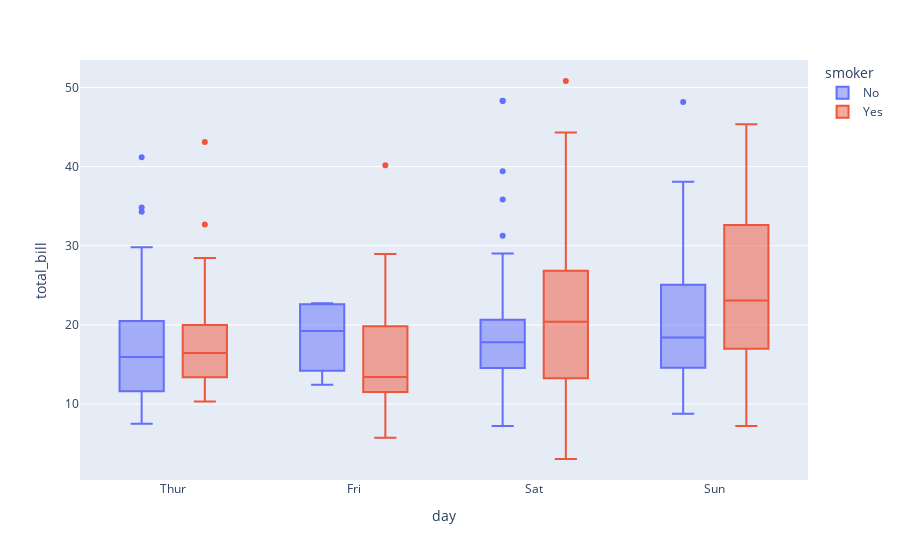

Here is the notebook cell this chart was saved with:
### Code cell
px.box(tips,x = 'day',y='total_bill', color='smoker', category_orders= {'day': ["Thur","Fri","Sat", "Sun"]})

### Figure 1 — Plotly figure (JSON) as saved in the notebook; plotly's stock layout.template omitted (floating-point values rounded to 4 significant figures; data arrays with more than 128 entries replaced by an {"elided": "..."} marker saying what was removed)
{"data": [{"alignmentgroup": "True", "hovertemplate": "smoker=No<br>day=%{x}<br>total_bill=%{y}<extra></extra>", "legendgroup": "No", "marker": {"color": "#636efa"}, "name": "No", "notched": false, "offsetgroup": "No", "orientation": "v", "showlegend": true, "type": "box", "x": {"elided": "151 str values"}, "x0": " ", "xaxis": "x", "y": {"elided": "151 float values"}, "y0": " ", "yaxis": "y"}, {"alignmentgroup": "True", "hovertemplate": "smoker=Yes<br>day=%{x}<br>total_bill=%{y}<extra></extra>", "legendgroup": "Yes", "marker": {"color": "#EF553B"}, "name": "Yes", "notched": false, "offsetgroup": "Yes", "orientation": "v", "showlegend": true, "type": "box", "x": ["Sat", "Sat", "Sat", "Sat", "Sat", "Sat", "Sat", "Sat", "Sat", "Sat", "Sat", "Thur", "Thur", "Fri", "Fri", "Fri", "Fri", "Fri", "Fri", "Fri", "Fri", "Fri", "Sat", "Sat", "Sat", "Sat", "Sat", "Sat", "Thur", "Sun", "Sat", "Sat", "Sat", "Sat", "Sun", "Sun", "Sun", "Sun", "Sun", "Sun", "Sun", "Sun", "Sun", "Sun", "Sun", "Sun", "Sun", "Sun", "Sun", "Sun", "Sun", "Sun", "Thur", "Thur", "Thur", "Thur", "Thur", "Thur", "Thur", "Thur", "Thur", "Thur", "Thur", "Thur", "Thur", "Thur", "Sat", "Sat", "Sat", "Sat", "Sat", "Sat", "Sat", "Sat", "Sat", "Sat", "Sat", "Sat", "Sat", "Fri", "Fri", "Fri", "Fri", "Fri", "Fri", "Sat", "Sat", "Sat", "Sat", "Sat", "Sat", "Sat", "Sat"], "x0": " ", "xaxis": "x", "y": [38.01, 11.24, 20.29, 13.81, 11.02, 18.29, 3.07, 15.01, 26.86, 25.28, 17.92, 19.44, 32.68, 28.97, 5.75, 16.32, 40.17, 27.28, 12.03, 21.01, 11.35, 15.38, 44.3, 22.42, 15.36, 20.49, 25.21, 14.31, 16, 17.51, 10.59, 10.63, 50.81, 15.81, 7.25, 31.85, 16.82, 32.9, 17.89, 14.48, 9.6, 34.63, 34.65, 23.33, 45.35, 23.17, 40.55, 20.9, 30.46, 18.15, 23.1, 15.69, 19.81, 28.44, 15.48, 16.58, 10.34, 43.11, 13, 13.51, 18.71, 12.74, 13, 16.4, 20.53, 16.47, 26.59, 38.73, 24.27, 12.76, 30.06, 25.89, 13.27, 28.17, 12.9, 28.15, 11.59, 7.74, 30.14, 12.16, 13.42, 8.58, 13.42, 16.27, 10.09, 22.12, 24.01, 15.69, 15.53, 12.6, 32.83, 27.18, 22.67], "y0": " ", "yaxis": "y"}], "layout": {"autosize": true, "boxmode": "group", "legend": {"title": {"text": "smoker"}, "tracegroupgap": 0}, "margin": {"t": 60}, "xaxis": {"anchor": "y", "autorange": true, "categoryarray": ["Thur", "Fri", "Sat", "Sun"], "categoryorder": "array", "domain": [0, 1], "range": [-0.5138, 3.514], "title": {"text": "day"}, "type": "category"}, "yaxis": {"anchor": "x", "autorange": true, "domain": [0, 1], "range": [0.4178, 53.46], "title": {"text": "total_bill"}, "type": "linear"}}}
